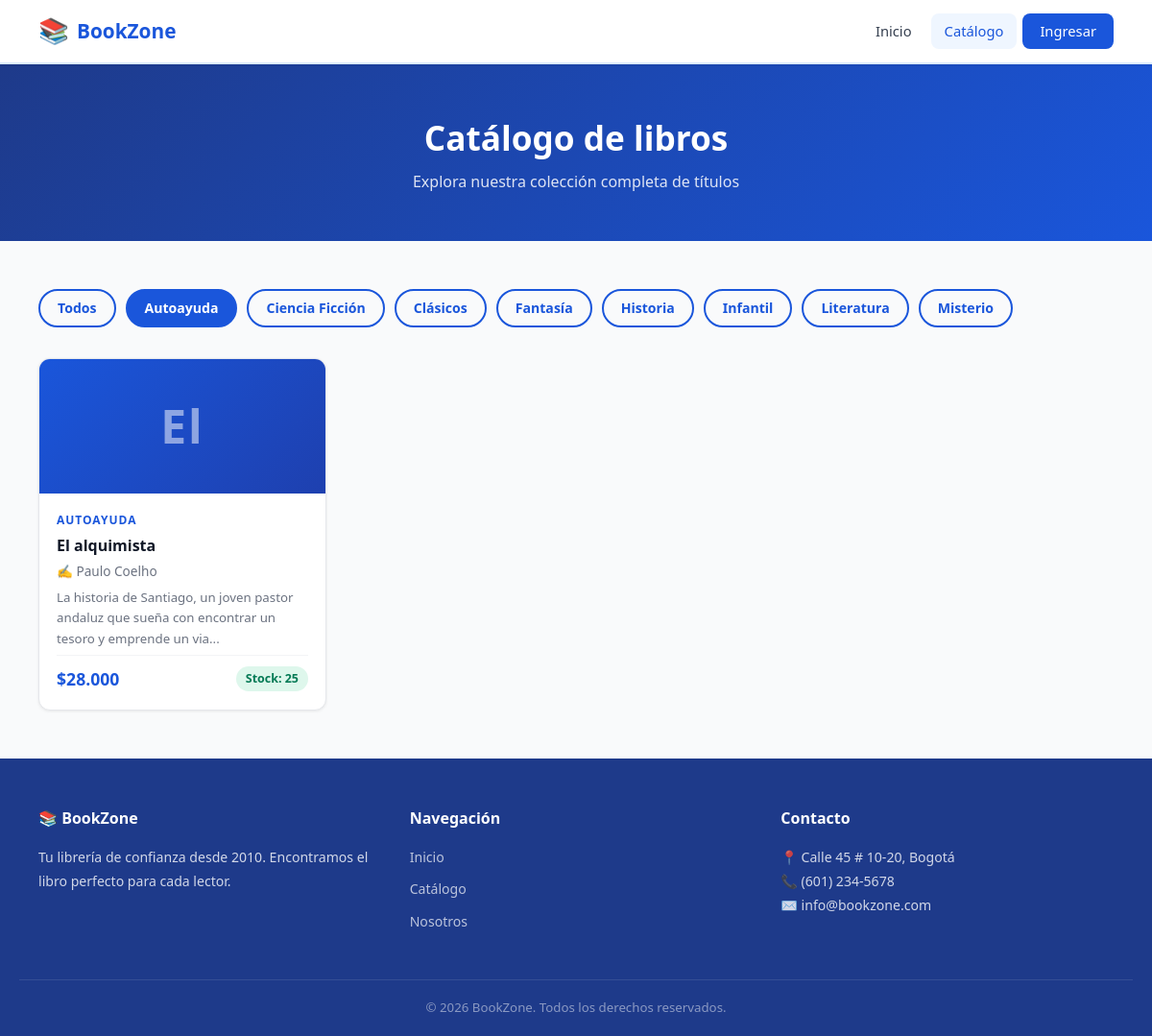
The app's page /public/?ruta=catalogo&cat=Autoayuda with its own data.
### tables this page shows
CREATE TABLE IF NOT EXISTS libros (
    id INT AUTO_INCREMENT PRIMARY KEY,
    titulo VARCHAR(200) NOT NULL,
    autor VARCHAR(150) NOT NULL,
    categoria VARCHAR(100) NOT NULL,
    precio DECIMAL(10,2) NOT NULL DEFAULT 0.00,
    stock INT NOT NULL DEFAULT 0,
    descripcion TEXT,
    fecha_creacion DATETIME DEFAULT CURRENT_TIMESTAMP
);

### public/index.php (called while the page is built, shortened)
<?php
require_once BASE_PATH . '/router.php';

### app/models/Libro.php (called while the page is built, shortened)
<?php
class Libro {
    public static function getAll(): array {
        $pdo = getConnection();
        $stmt = $pdo->query('SELECT * FROM libros ORDER BY fecha_creacion DESC');
        return $stmt->fetchAll();
    }
    public static function getCategorias(): array {
        $pdo = getConnection();
        $stmt = $pdo->query('SELECT DISTINCT categoria FROM libros ORDER BY categoria');
        return $stmt->fetchAll(PDO::FETCH_COLUMN);
    }
}

### app/views/catalogo.php (the view, shortened to what this page needs)
<?php
require_once __DIR__ . '/layout.php';
?>
<section class="page-banner">
    <div class="container">
        <h1>Catálogo de libros</h1>
        <p>Explora nuestra colección completa de títulos</p>
    </div>
</section>
<section class="section-catalog">
    <div class="container">
        <?php if (!empty($categorias)): ?>
        <div class="catalog-filters">
            <a href="/bookzone/public/?ruta=catalogo" class="filter-btn <?= empty($_GET['cat']) ? 'active' : '' ?>">Todos</a>
            <?php foreach ($categorias as $cat): ?>
            <a href="/bookzone/public/?ruta=catalogo&cat=<?= urlencode($cat) ?>"
               class="filter-btn <?= ($_GET['cat'] ?? '') === $cat ? 'active' : '' ?>">
                <?= htmlspecialchars($cat) ?>
            </a>
            <?php endforeach; ?>
        </div>
        <?php endif; ?>
        <?php
        if (!empty($_GET['cat'])) {
            $todosLibros = array_filter($todosLibros, fn($l) => $l['categoria'] === $_GET['cat']);
        }
        ?>
        <?php if (empty($todosLibros)): ?>
            <div class="empty-state">
                <p>📭 No hay libros disponibles en este momento.</p>
            </div>
        <?php else: ?>
        <div class="books-grid">
            <?php foreach ($todosLibros as $libro): ?>
            <article class="book-card">
                <div class="book-cover">
                    <span><?= mb_substr(htmlspecialchars($libro['titulo']), 0, 2) ?></span>
                </div>
                <div class="book-info">
                    <span class="book-categoria"><?= htmlspecialchars($libro['categoria']) ?></span>
                    <h3 class="book-titulo"><?= htmlspecialchars($libro['titulo']) ?></h3>
                    <p class="book-autor">✍️ <?= htmlspecialchars($libro['autor']) ?></p>
                    <p class="book-desc"><?= htmlspecialchars(mb_substr($libro['descripcion'] ?? '', 0, 100)) ?>...</p>
                    <div class="book-footer">
                        <span class="book-precio">$<?= number_format($libro['precio'], 0, ',', '.') ?></span>
                        <span class="book-stock <?= $libro['stock'] > 0 ? 'en-stock' : 'sin-stock' ?>">
                            <?= $libro['stock'] > 0 ? "Stock: {$libro['stock']}" : 'Agotado' ?>
                        </span>
                    </div>
                </div>
            </article>
            <?php endforeach; ?>
        </div>
        <?php endif; ?>
    </div>
</section>
<?php require_once __DIR__ . '/layout_footer.php'; ?>

### public/css/style.css (style rules this page uses)
*, *::before, *::after { box-sizing: border-box; margin: 0; padding: 0; }
:root { --blue-900: #1e3a8a; --blue-800: #1e40af; --blue-700: #1d4ed8; --blue-600: #2563eb; --blue-500: #3b82f6; --blue-400: #60a5fa; --blue-100: #dbeafe; --blue-50: #eff6ff; --primary: #1a56db; --primary-dark: #1e3a8a; --primary-light: #dbeafe; --white: #ffffff; --gray-50: #f9fafb; --gray-100: #f3f4f6; --gray-200: #e5e7eb; --gray-300: #d1d5db; --gray-500: #6b7280; --gray-700: #374151; --gray-900: #111827; --success: #057a55; --success-bg: #def7ec; --danger: #c81e1e; --danger-bg:#fde8e8; --warning-bg:#fef3c7; --radius: 8px; --radius-lg: 12px; --shadow-sm: 0 1px 3px rgba(0,0,0,.08); --shadow: 0 4px 12px rgba(0,0,0,.1); --shadow-lg: 0 10px 30px rgba(0,0,0,.12); --font: 'Segoe UI', system-ui, -apple-system, sans-serif; --transition: .2s ease; --container: 1160px; }
html { scroll-behavior: smooth; }
body { font-family: var(--font); font-size: 16px; line-height: 1.6; color: var(--gray-700); background: var(--gray-50); min-height: 100vh; display: flex; flex-direction: column; }
a { color: var(--primary); text-decoration: none; transition: color var(--transition); }
.container { width: 100%; max-width: var(--container); margin: 0 auto; padding: 0 20px; }
.page-banner { background: linear-gradient(135deg, var(--blue-900) 0%, var(--primary) 100%); color: var(--white); padding: 48px 0; text-align: center; }
.page-banner h1 { font-size: 2.2rem; font-weight: 800; }
.page-banner p { opacity: .85; margin-top: 6px; }
.section-catalog { padding: 50px 0; }
.catalog-filters { display: flex; flex-wrap: wrap; gap: 10px; margin-bottom: 32px; }
.filter-btn { padding: 7px 18px; border-radius: 20px; border: 2px solid var(--primary); color: var(--primary); font-size: .88rem; font-weight: 600; transition: all var(--transition); }
.filter-btn:hover, .filter-btn.active { background: var(--primary); color: var(--white); }
.books-grid { display: flex; flex-wrap: wrap; gap: 24px; }
.book-card { flex: 1 1 260px; max-width: 300px; background: var(--white); border-radius: var(--radius-lg); box-shadow: var(--shadow-sm); border: 1px solid var(--gray-200); overflow: hidden; display: flex; flex-direction: column; transition: all var(--transition); }
.book-cover { background: linear-gradient(135deg, var(--primary) 0%, var(--blue-800) 100%); height: 140px; display: flex; align-items: center; justify-content: center; font-size: 3rem; font-weight: 800; color: rgba(255,255,255,.5); letter-spacing: 2px; }
.book-info { padding: 18px; flex: 1; display: flex; flex-direction: column; gap: 6px; }
.book-categoria { font-size: .75rem; font-weight: 700; text-transform: uppercase; letter-spacing: 1px; color: var(--primary); }
.book-titulo { font-size: 1rem; font-weight: 700; color: var(--gray-900); line-height: 1.3; }
.book-autor { font-size: .85rem; color: var(--gray-500); }
.book-desc { font-size: .83rem; color: var(--gray-500); flex: 1; }
.book-footer { display: flex; align-items: center; justify-content: space-between; padding-top: 10px; border-top: 1px solid var(--gray-100); margin-top: auto; }
.book-precio { font-size: 1.1rem; font-weight: 800; color: var(--primary); }
.book-stock { font-size: .78rem; font-weight: 600; padding: 3px 10px; border-radius: 20px; }
.book-stock.en-stock { background: var(--success-bg); color: var(--success); }

### records on screen
libros: titulo "El", categoria "AUTOAYUDA", titulo "El alquimista", autor "Paulo Coelho", descripcion "La historia de Santiago, un joven pastor andaluz que sueña con encontrar un tesoro y emprende un via", precio "28.000", stock "25"

### other values on screen
$cat "Autoayuda"
$cat "Ciencia Ficción"
$cat "Clásicos"
$cat "Fantasía"
$cat "Historia"
$cat "Infantil"
$cat "Literatura"
$cat "Misterio"
